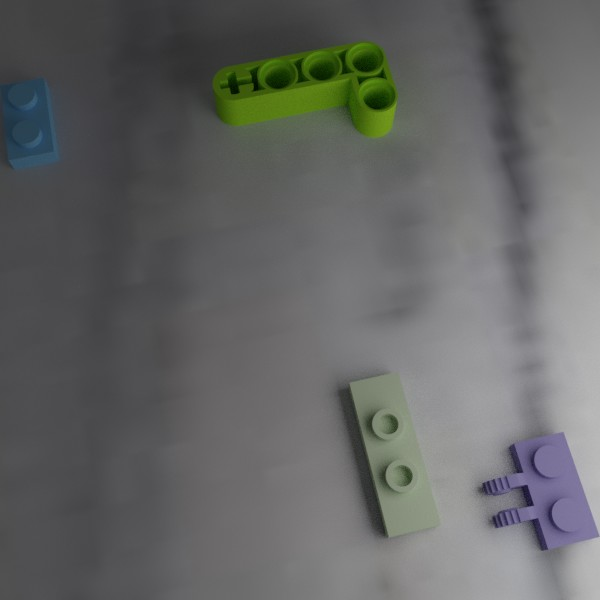
#> input picture data/test1.jpg, 600 x 600 px, given in place of the camera
$ jupyter execute 'Raspberry Pi Piece Recognition.ipynb'   (text cells are left out)
#> lines starting #> are read from the running program, lines starting #| are printed output that depends on the picture
### tracker.py
# To implement:
# Will have to implement a time tracker so that we can call in the time that bounding box + id combos have been present. If it has reached a certain threshold
# we can conclude that it is a lego piece (a consistent contour). We will then take a photo of that piece at different time intervals and put it into our model

import math

class EuclideanDistTracker:
    # [49 lines left out: functions __init__, update, not called in this run]

### Raspberry Pi Piece Recognition.ipynb
[cell 1]
# Import packages

# reload our external packages (tracker)
import importlib

import numpy as np
import cv2
import os
from skimage import data, filters
import tracker as track

importlib.reload(track)

# Directory to save training images
base_dir = "/Users/williamlee/Documents/Git Repos/Lego-Brick-Sorter/realData"
os.chdir(base_dir)
print(os.listdir())

[cell 2]
pieceNum = "3021"
os.chdir(pieceNum)
# Open Video
cap = cv2.VideoCapture(0)

# Create Tracker Object
tracker = track.EuclideanDistTracker()

# Create BG Subtraction Function
fgbg = cv2.createBackgroundSubtractorMOG2(detectShadows=False)

# Create Window
cv2.startWindowThread()

# FOR TRAINING:
num_img = 0

while(True):
    # print("in loop")
    # Capture video frame by frame
    ret, frame = cap.read()
#> frame is the input picture: shape (600, 600, 3); mean B, G, R 100.2, 101.5, 100


    # 0: Pre-Process Image
    window_factor = 0.5       # Size factor of display window
    x_left_crop = 400        # Left side window crop
    x_right_crop = 1920     # Right side window crop
    y_top_crop = 0          # Top side window crop
    y_bottom_crop = 1080    # Bottom side window crop
    saturation_factor = 1 # Factor to saturate image by
    value_factor = 1.2      # Factor to increase value of image by

    # Crop and adjust saturation of image
    frame = frame[y_top_crop:y_bottom_crop, x_left_crop:x_right_crop]
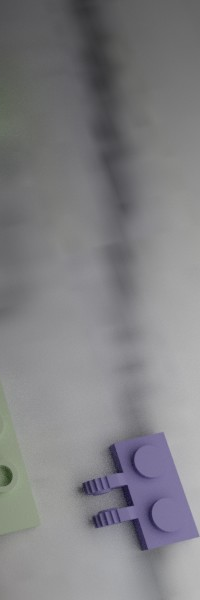
#> frame: shape (600, 200, 3); mean B, G, R 130.6, 127.5, 127.7
    adjusted = cv2.cvtColor(frame, cv2.COLOR_BGR2HSV).astype("float32")
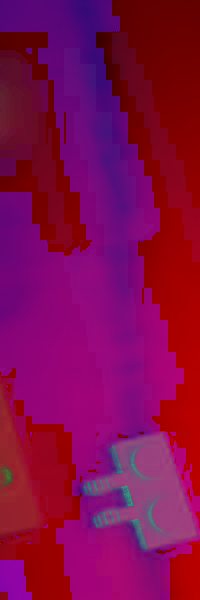
#> adjusted: shape (600, 200, 3) float32; mean B, G, R 76.2, 9.9, 131.5
    (h, s, v) = cv2.split(adjusted)
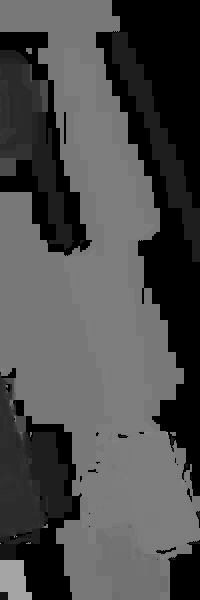
#> h: shape (600, 200) float32; min 0, max 165, mean 76.2
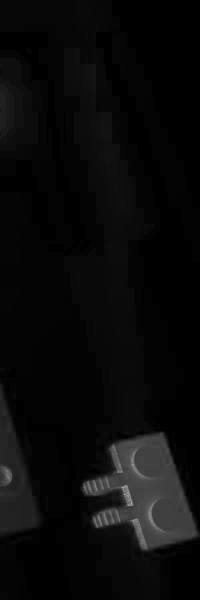
#> s: shape (600, 200) float32; min 0, max 161, mean 9.9
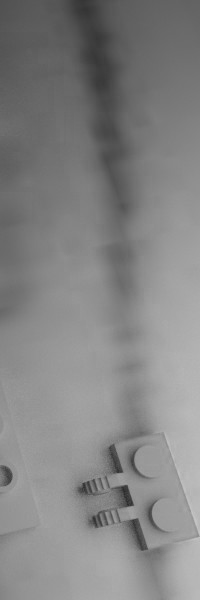
#> v: shape (600, 200) float32; min 41, max 197, mean 131.5
    s = s * saturation_factor
    s = np.clip(s,0,255)
    v = v * value_factor
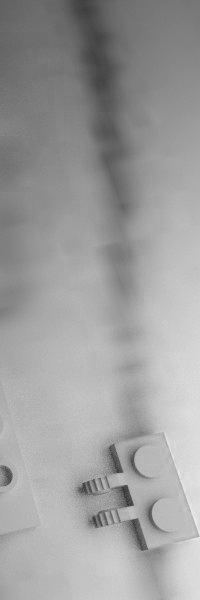
#> v: shape (600, 200) float32; min 49.2, max 236.4, mean 157.8
    v = np.clip(v,0,255)
    adjusted = cv2.merge([h,s,v])
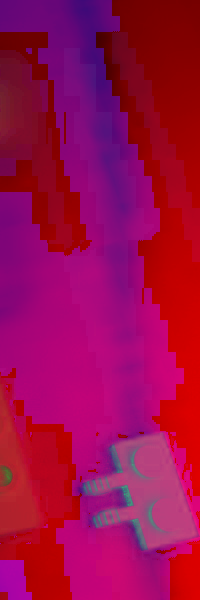
#> adjusted: shape (600, 200, 3) float32; mean B, G, R 76.2, 9.9, 157.8
    frame = cv2.cvtColor(adjusted.astype("uint8"), cv2.COLOR_HSV2BGR)
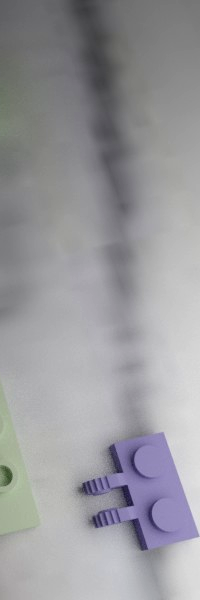
#> frame: shape (600, 200, 3); mean B, G, R 156.2, 152.3, 152.6

    # Apply MOG2 to Frame
    fgmask = fgbg.apply(frame)
#> fgmask: shape (600, 200); every value is 255

    # Adjust size
    frame = cv2.resize(frame, None, fx=window_factor, fy=window_factor, interpolation=cv2.INTER_AREA)
#> frame: shape (300, 100, 3)
    fgmask = cv2.resize(fgmask, None, fx=window_factor, fy=window_factor, interpolation=cv2.INTER_AREA)
#> fgmask: shape (300, 100); every value is 255


    # 1: Object Detection
    min_area = 300 # Min area of contour to detect as piece

    # Iterate through discovered contours and add detections
    contours, hierarchy = cv2.findContours(image=fgmask, mode=cv2.RETR_CCOMP, method=cv2.CHAIN_APPROX_SIMPLE)
#> contours = [[[0, 0], [0, 299], [99, 299], [99, 0]]]
    detections = []
    image_copy = frame.copy()
    for contour in contours:
            x, y, w, h = cv2.boundingRect(contour)
            # If contour overlap with border then skip
            if((x == 0) or (y == 0) or (x+w >= frame.shape[1]) or (y+h >= frame.shape[0])):
                continue

            area = cv2.contourArea(contour)
            if(area > min_area):
                detections.append([x, y, w, h])
#> this loop made 1 pass
#> (contour, x, y, w, h) on pass 1: ([[0, 0], [0, 299], [99, 299], [99, 0]], 0, 0, 100, 300)
#> after the loop, detections = []


    # 2: Object Tracking
    min_age = 5 # Min age of object to classify as brick
    interval = 1 # Frequency of images to save after being classified as brick

    box_ids = tracker.update(detections)
#> after the loop in update, `for rect in objects_rect:`: self.center_points = 0 items; self.id_count = 0
#> after the loop in update, `for obj_bb_id in objects_bbs_ids:`: new_center_points = 0 items
#> box_ids = []
    for box_id in box_ids:
        x, y, w, h, id, age = box_id
        # If a box is "old enough" box is determined to be a piece --> take pictures
        if age > min_age:
            num_img += 1
            larger = w
            if(h > w):
                larger = h
            cv2.rectangle(image_copy, (x,y), (x+larger, y+larger), (0, 255, 0), 3)
            cv2.putText(image_copy, "PIECE IS HERE" + " time:" + str(age),(x,y-10),0,0.5,(255, 0, 0), 2)

            # Save bounding box as image every X frames
            roi = frame[y:y+larger, x:x+larger]
            #print(str(num_img) + ".jpg")
            true_age = age - min_age
            if(true_age % interval == 0):
                print(true_age)
                #print("save image")
                cv2.imwrite(str(num_img) + ".jpg", roi)
#> this loop made 0 passes
#> after the loop, num_img = 0


    cv2.imshow('Feed with bounding boxes', image_copy)
    cv2.imshow('MOG2 Output', fgmask)
    if cv2.waitKey(1) & 0xFF == ord('q'):
#> (key q is pressed here)
        break

cv2.destroyAllWindows()
cap.release()
